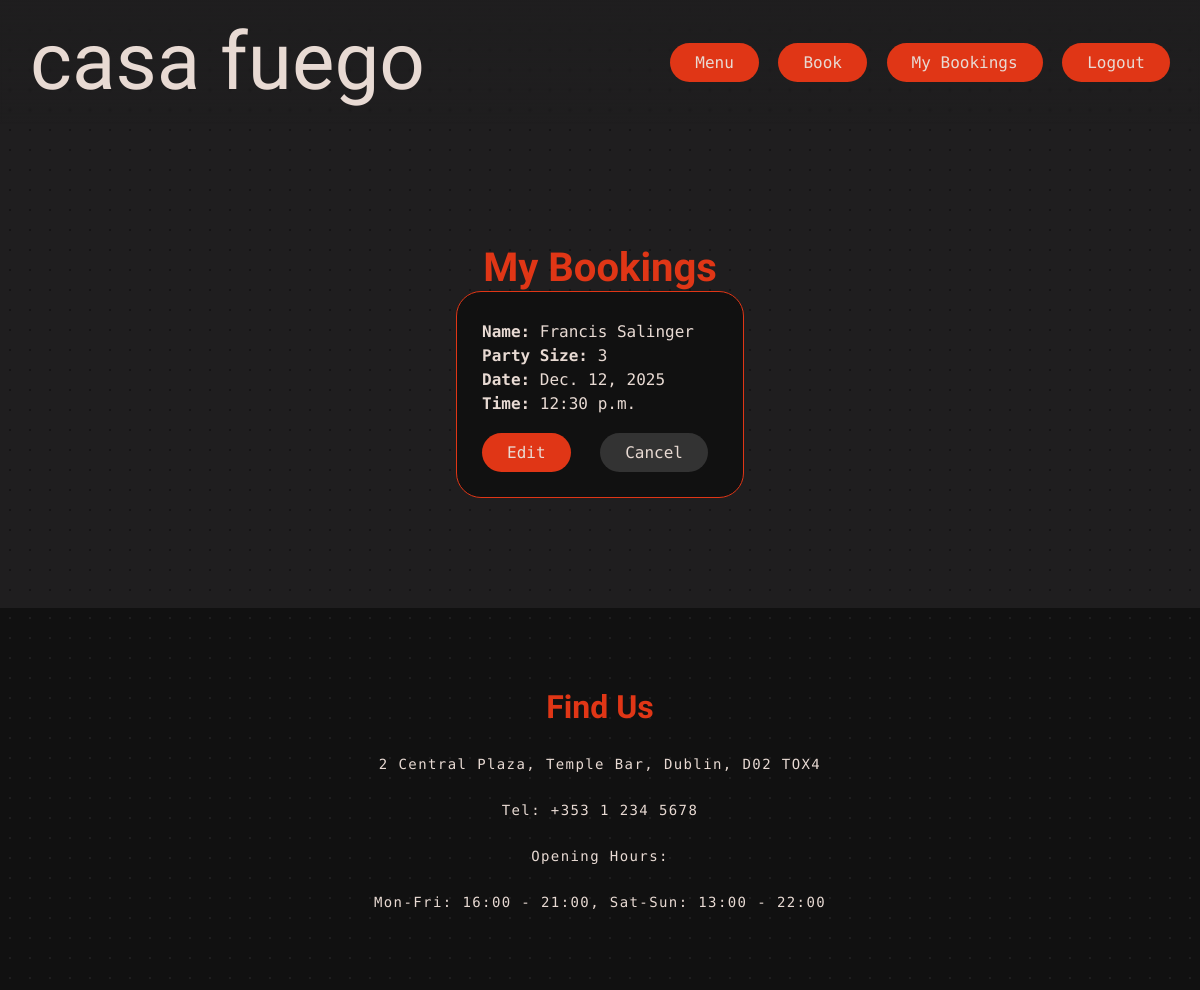
/bookings/ (signed in), run on an earlier commit of the app's database.
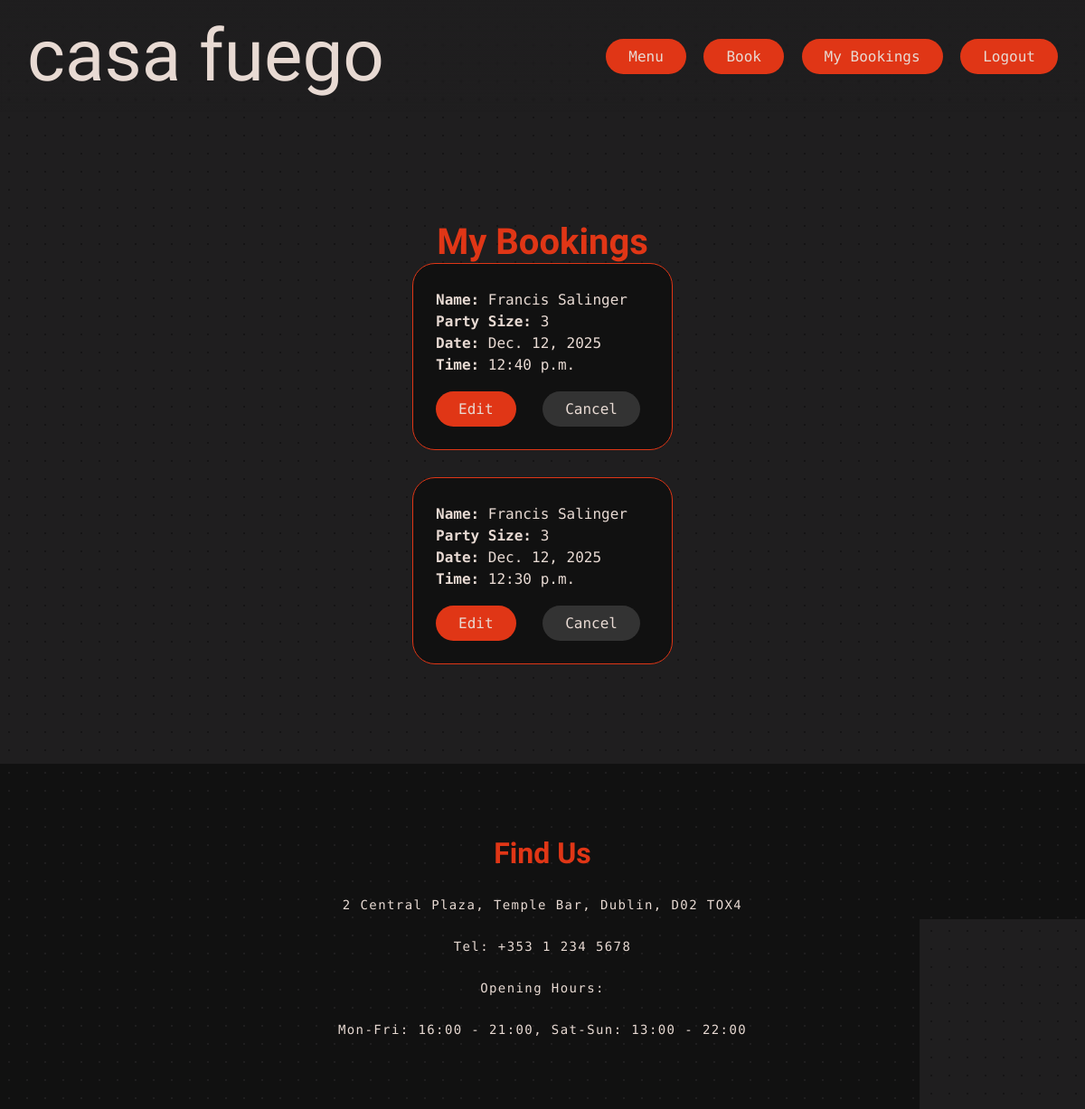
And on a later commit of the database.
### bookings/models.py (models this page shows, shortened)
class Booking(models.Model):
    user = models.ForeignKey(User, on_delete=models.SET_NULL, null=True, blank=True)
    name = models.CharField(max_length=50)
    party_size = models.PositiveIntegerField()
    date = models.DateField()
    time = models.TimeField()
    created_at = models.DateTimeField(auto_now_add=True)

### bookings/views.py (the view)
# urls.py: path("bookings/", views.my_bookings, name="my_bookings"),
@login_required
def my_bookings(request):
    bookings = Booking.objects.filter(user=request.user).order_by('-date', '-time')
    return render(request, "bookings/my_bookings.html", {"bookings": bookings})

### bookings/templates/bookings/my_bookings.html (shortened to what this page needs)
{% load static %}
<!DOCTYPE html>
<html lang="en">
<head>
    <link rel="stylesheet" href="{% static 'style/style.css' %}">
</head>
<body>
    <header>
        <nav class="navbar">
          <div class="logo">
            <a href="{% url 'index' %}">casa fuego</a>
          </div>
          <div class="nav-links">
            <a href="{% url 'menu' %}">Menu</a>
            <a href="{% url 'booking' %}">Book</a>
            {% if user.is_authenticated %}
                <a href="{% url 'my_bookings' %}">My Bookings</a>
                <a href="{% url 'account_logout' %}">Logout</a>
            {% else %}
                <a href="{% url 'account_login' %}">Login</a>
                <a href="{% url 'account_signup' %}">Sign Up</a>
            {% endif %}
          </div>
        </nav>
      </header>
<main style="padding: 60px; color: #e8dad3;">
    <div class="my-bookings-container">
        <h2 class="booking-cta" style="text-align:center;">My Bookings</h2>
    {% if bookings %}
        {% for b in bookings %}
            <div class="booking-entry">
                <p><strong>Name:</strong> {{ b.name }}</p>
                <p><strong>Party Size:</strong> {{ b.party_size }}</p>
                <p><strong>Date:</strong> {{ b.date }}</p>
                <p><strong>Time:</strong> {{ b.time }}</p>
                <a href="{% url 'edit_booking' b.id %}" class="btn-edit" style="margin-right:20px;">Edit</a>
                <a href="{% url 'delete_booking' b.id %}" class="btn-cancel" style="background:#333;">Cancel</a>
            </div>
        {% endfor %}
    {% else %}
        <p style="text-align:center; margin-top:40px;">You have no bookings yet.</p>
    {% endif %}
    </div>
</main>
<footer>
    <h4>Find Us</h4>
      <p>2 Central Plaza, Temple Bar, Dublin, D02 TOX4 </p>
      <p>Tel: +353 1 234 5678</p>
      <p>Opening Hours:</p>
      <p>Mon-Fri: 16:00 - 21:00, Sat-Sun: 13:00 - 22:00</p>
  </footer>
</body>
</html>

### bookings/static/style/style.css (style rules this page uses)
* { margin: 0; padding: 0; }
body { background-color: #1F1E1F; font-family: 'Roboto Mono', monospace; background-image: radial-gradient(#151415 1.5px, transparent 1.5px); background-size: 20px 20px; background-attachment: fixed; }
header { position: sticky; top: 0; z-index: 1000; background: linear-gradient(to bottom, rgba(31, 30, 31, 0.85), rgba(31, 30, 31, 0)); backdrop-filter: blur(0.8px); -webkit-backdrop-filter: blur(0.8px); }
.navbar { position: sticky; top: 0; z-index: 1000; background: linear-gradient(to bottom, rgba(31, 30, 31, 0.85), rgba(31, 30, 31, 0)); backdrop-filter: blur(0.8px); -webkit-backdrop-filter: blur(0.8px); }
.navbar { padding: 15px 30px; display: flex; align-items: center; justify-content: space-between; position: relative; z-index: 2; }
.logo { font-family: 'UnifrakturMaguntia'; font-size: 3rem; color: #e8dad3; text-decoration: none; }
.logo a { text-decoration: none; color: #e8dad3; }
.navbar .nav-links a { background-color: #E03616; padding: 10px 25px; border-radius: 25px; color: #e8dad3; text-decoration: none; font-weight: 500; margin-left: 10px; cursor: pointer; display: inline-block; }
.booking-cta { font-family: 'Pirata One'; font-size: 40px; }
.btn-edit, .btn-cancel { padding: 10px 20px; margin-top: 15px; border-radius: 25px; text-decoration: none; font-family: 'Roboto Mono', monospace; display: inline-block; margin-right: 10px; cursor: pointer; }
.btn-edit { background-color: #E03616; color: #e8dad3; }
.btn-cancel { background-color: #333; color: #e8dad3; }
.my-bookings-container { max-width: 800px; margin: 0 auto; padding: 20px; }
.booking-cta { font-family: 'Pirata One'; font-size: 40px; text-align: center; color: #e03616; margin-top: 40px; }
.my-bookings-container { max-width: 350px; margin: 0 auto; }
.booking-entry { background-color: #111111; border-radius: 25px; padding: 25px; margin-bottom: 30px; text-align: left; border: 1px solid #E03616; }
.booking-entry p { margin: 5px 0; font-family: 'Roboto Mono', monospace; }
.btn-edit { background-color: #E03616; color: #e8dad3; padding: 10px 25px; border-radius: 25px; text-decoration: none; margin-right: 10px; display: inline-block; font-family: 'Roboto Mono', monospace; }
.btn-cancel { background-color: #333; color: #e8dad3; padding: 10px 25px; border-radius: 25px; text-decoration: none; display: inline-block; font-family: 'Roboto Mono', monospace; }
h4 { font-family: 'Roboto Mono', monospace; font-size: 18px; color: #e03616; }
footer { padding-top: 80px; padding-left: 30px; padding-right: 30px; padding-bottom: 80px; background-color: #111111; color: #e8dad3; text-align: center; }
footer { background-image: radial-gradient(#1f1e1f 1.5px, transparent 1.5px); background-size: 20px 20px; }
footer p { margin-top: 30px; font-weight: 300; letter-spacing: 0.1em; font-size: 14px; }
footer h4 { font-family: 'Pirata One'; font-size: 2rem; }
@media (min-width: 769px) { .nav-links a { color: #e8dad3; background-color: #e03616; padding: 10px 45px 10px 45px; border-radius: 25px; } }
@media (min-width: 769px) { .logo { font-size: 4.5rem; } }
@media (min-width: 1024px) { .logo { font-size: 5rem; } }
@media (min-width: 1024px) { main { display: flex; flex-direction: column; align-items: center; } }

What changed in the data, as far as the page shows it:
added Booking: name "Francis Salinger", party_size "3", date "Dec. 12, 2025", time "12:40 p.m."
